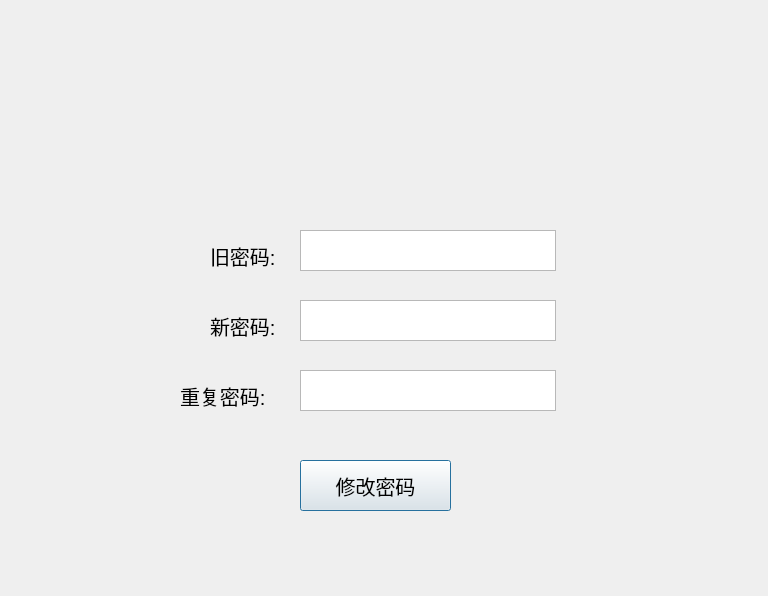
<?xml version="1.0" encoding="UTF-8"?>
<ui version="4.0">
 <class>Dialog</class>
 <widget class="QDialog" name="Dialog">
  <property name="geometry">
   <rect>
    <x>0</x>
    <y>0</y>
    <width>768</width>
    <height>596</height>
   </rect>
  </property>
  <property name="windowTitle">
   <string>Dialog</string>
  </property>
  <widget class="QTextBrowser" name="username">
   <property name="geometry">
    <rect>
     <x>300</x>
     <y>230</y>
     <width>256</width>
     <height>41</height>
    </rect>
   </property>
   <property name="font">
    <font>
     <pointsize>14</pointsize>
    </font>
   </property>
  </widget>
  <widget class="QPushButton" name="register_2">
   <property name="geometry">
    <rect>
     <x>300</x>
     <y>460</y>
     <width>151</width>
     <height>51</height>
    </rect>
   </property>
   <property name="font">
    <font>
     <pointsize>15</pointsize>
    </font>
   </property>
   <property name="text">
    <string>修改密码</string>
   </property>
  </widget>
  <widget class="QTextBrowser" name="password_2">
   <property name="geometry">
    <rect>
     <x>300</x>
     <y>370</y>
     <width>256</width>
     <height>41</height>
    </rect>
   </property>
   <property name="font">
    <font>
     <pointsize>14</pointsize>
    </font>
   </property>
  </widget>
  <widget class="QLabel" name="label_3">
   <property name="geometry">
    <rect>
     <x>210</x>
     <y>300</y>
     <width>91</width>
     <height>51</height>
    </rect>
   </property>
   <property name="font">
    <font>
     <pointsize>15</pointsize>
    </font>
   </property>
   <property name="text">
    <string>新密码:</string>
   </property>
  </widget>
  <widget class="QLabel" name="label_2">
   <property name="geometry">
    <rect>
     <x>210</x>
     <y>230</y>
     <width>91</width>
     <height>51</height>
    </rect>
   </property>
   <property name="font">
    <font>
     <pointsize>15</pointsize>
    </font>
   </property>
   <property name="text">
    <string>旧密码:</string>
   </property>
  </widget>
  <widget class="QTextBrowser" name="password">
   <property name="geometry">
    <rect>
     <x>300</x>
     <y>300</y>
     <width>256</width>
     <height>41</height>
    </rect>
   </property>
   <property name="font">
    <font>
     <pointsize>14</pointsize>
    </font>
   </property>
  </widget>
  <widget class="QLabel" name="label_4">
   <property name="geometry">
    <rect>
     <x>180</x>
     <y>370</y>
     <width>121</width>
     <height>51</height>
    </rect>
   </property>
   <property name="font">
    <font>
     <pointsize>15</pointsize>
    </font>
   </property>
   <property name="text">
    <string>重复密码:</string>
   </property>
  </widget>
 </widget>
 <resources/>
 <connections/>
</ui>
